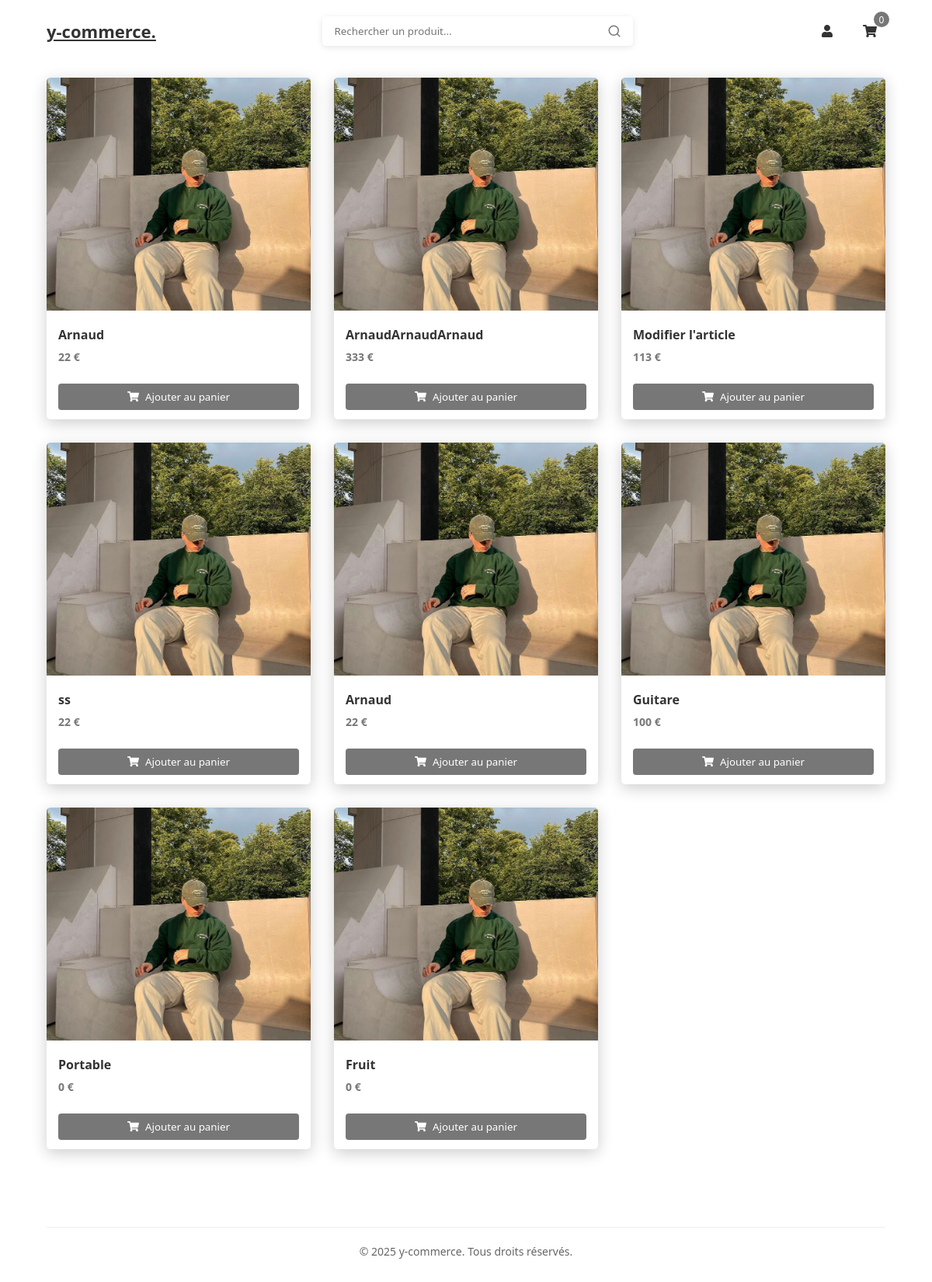
The app's page /, older data.
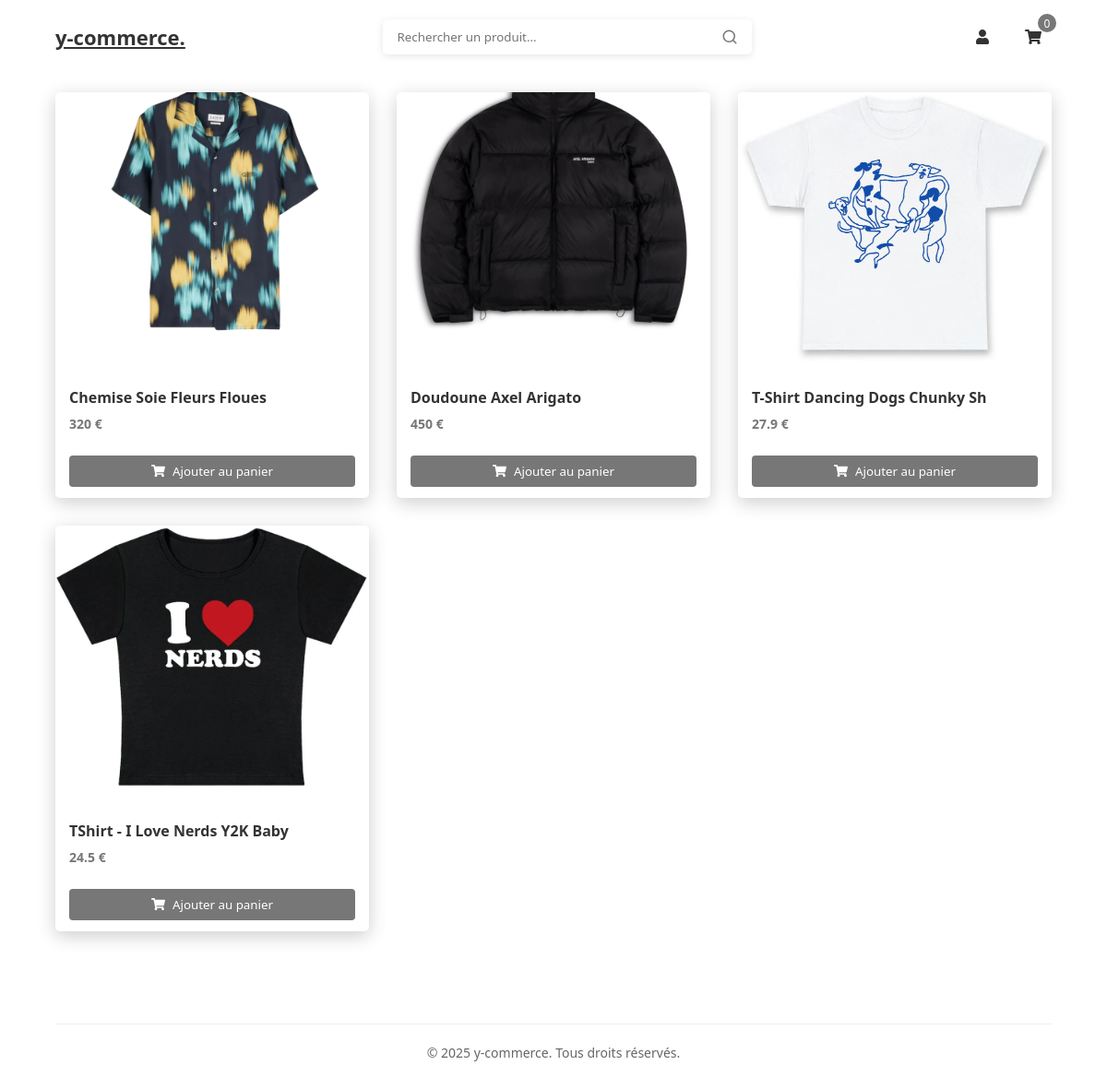
The same page, newer data.
### tables this page shows
CREATE TABLE `article` (
  `id` int(11) NOT NULL,
  `name` varchar(30) NOT NULL,
  `slug` varchar(128) NOT NULL,
  `description` text NOT NULL,
  `publication_date` date NOT NULL,
  `modification_date` date NOT NULL,
  `image_link` varchar(128) NOT NULL,
  `owner_id` int(11) NOT NULL,
  `price` float NOT NULL
);

### api/crud/crud_article.php (called while the page is built, shortened)
<?php
require_once dirname(__DIR__) . '/config/config.php';
function getAllArticles() {
    global $conn;
    $sql = "SELECT * FROM article ORDER BY publication_date DESC";
    $result = $conn ->query($sql);
    $articles = [];
    if ($result->num_rows > 0) {
        while ($row = $result->fetch_assoc()) {
            $articles[] = $row;
        }
    }
    return $articles;
}
?>

### index.php (the view, shortened to what this page needs)
<?php
    require_once "api/crud/crud_article.php";
?>
<!DOCTYPE html>
<html lang="fr">
<head>
    <link rel="stylesheet" href="https://cdnjs.cloudflare.com/ajax/libs/font-awesome/6.4.0/css/all.min.css">
    <link rel="stylesheet" href="css/style.css">
</head>
<body>
    <?php include "includes/navbar.php"; ?>
    <div class="main-content">
        <div class="products">
            <?php
            if (isset($_GET["search-bar"])) {
                $articles = getArticlesByName($_GET["search-bar"]);
            } else {
                $articles = getAllArticles();
            }
            foreach ($articles as $article):
            ?>
            <div class="product-card" onclick="window.location.href='article.php?id=<?= htmlspecialchars($article['id']) ?>&slug=<?= htmlspecialchars($article['slug']) ?>'">
                <img src="<?= htmlspecialchars($article['image_link']) ?>" alt="<?= htmlspecialchars($article['name']) ?>" class="product-image">
                <div class="product-info">
                    <div>
                        <h3 class="product-name"><?= htmlspecialchars($article["name"]) ?></h3>
                        <p class="product-price"><?= htmlspecialchars($article["price"]) ?> €</p>
                    </div>
                    <?php if (isset($_SESSION['cart'][$article['id']])): ?>
                        <div class="cart-controls" onclick="event.stopPropagation();">
                            <button class="quantity-btn quantity-btn-card" onclick="updateCart(<?= $article['id'] ?>, -1)">
                                <i class="fas fa-minus"></i>
                            </button>
                            <span class="quantity"><?= $_SESSION['cart'][$article['id']]['quantity'] ?></span>
                            <button class="quantity-btn quantity-btn-card" onclick="updateCart(<?= $article['id'] ?>, 1)">
                                <i class="fas fa-plus"></i>
                            </button>
                        </div>
                    <?php else: ?>
                        <button class="add-to-cart" onclick="event.stopPropagation(); addToCart(<?= htmlspecialchars($article['id']) ?>)">
                            <i class="fas fa-shopping-cart"></i> Ajouter au panier
                        </button>
                    <?php endif; ?>
                </div>
            </div>
            <?php endforeach; ?>
        </div>
    </div>
    <?php include 'includes/footer.php'; ?>
</body>
</html>

### includes/navbar.php (shortened to what this page needs)
<?php
require_once 'api/crud/crud_article.php';
?>
<nav class="navbar" id="navbar">
    <a class="brand" href="/y-commerce">y-commerce.</a>
    <form action="/y-commerce" method="get" class="search-bar">
        <input type="text" class="search-input" placeholder="Rechercher un produit..." name="search-bar">
    </form>
    <div class="nav-icons">
        <?php if (isset($_SESSION['user'])): ?>
            <a href="profile.php" class="user-info">
                <div class="user-avatar">
                    <?php
                        $user_session = getUserById($_SESSION["user"]);
                        echo strtoupper(substr($user_session["username"], 0, 1));
                    ?>
                </div>
                <span class="user-name"><?= htmlspecialchars($user_session["username"]) ?></span>
            </a>
            <a href="create_article.php" class="nav-icon" title="Créer un article">
                <i class="fas fa-plus"></i>
            </a>
            <?php if (isAdmin($_SESSION["user"])): ?>
                <a href="admin.php" class="nav-icon" title="Administration">
                    <i class="fas fa-cog"></i>
                </a>
            <?php endif; ?>
        <?php else: ?>
            <a href="login.php" class="nav-icon">
                <i class="fas fa-user"></i>
            </a>
        <?php endif; ?>
        <a href="cart.php" class="nav-icon">
            <i class="fas fa-shopping-cart"></i>
            <?php
            $count = 0;
            ?>
            <span class="cart-badge"><?= $count ?></span>
        </a>
    </div>
</nav>

### includes/footer.php (shortened to what this page needs)
<div class="footer">
    <div class="footer-bottom">
        <p>&copy; <?php echo date('Y'); ?> y-commerce. Tous droits réservés.</p>
    </div>
</div>

### css/style.css (style rules this page uses)
* { margin: 0; padding: 0; box-sizing: border-box; font-family: 'Segoe UI', Tahoma, Geneva, Verdana, sans-serif; }
body { background-color: #fff; }
.navbar { display: flex; justify-content: space-between; align-items: center; padding: 20px 5%; background: none; margin-bottom: 35px; position: fixed; top: 0; width: 100%; z-index: 1000; }
.nav-icons { display: flex; align-items: center; }
.nav-icon { position: relative; display: flex; align-items: center; justify-content: center; width: 40px; height: 40px; margin-left: 15px; color: #333; transition: color 0.3s; text-decoration: none; }
.cart-badge { position: absolute; top: -5px; right: -5px; background-color: #777; color: white; font-size: 12px; width: 20px; height: 20px; border-radius: 50%; display: flex; align-items: center; justify-content: center; }
.brand { font-size: 22px; font-weight: bold; color: #333; outline: none; appearance: none; }
.search-bar { display: flex; align-items: center; position: relative; }
.search-input { padding: 10px 40px 10px 15px; width: 400px; border: none; border-radius: 5px; outline: none; box-shadow: 0 2px 8px rgba(0, 0, 0, 0.1); }
.search-icon { position: absolute; right: 15px; color: #777; cursor: pointer; }
.main-content { display: flex; padding: 100px 5% 20px 5%; min-height: 100vh; gap: 30px; }
.products { flex: 1; display: grid; grid-template-columns: repeat(auto-fill, minmax(300px, 1fr)); align-items: start; flex-grow: 1; gap: 30px; }
.product-card { background-color: white; border-radius: 5px; overflow: hidden; box-shadow: 0 5px 20px rgba(0, 0, 0, 0.2); transition: transform 0.3s, box-shadow 0.3s; cursor: pointer; }
.product-image { width: 100%; height: 300px; object-fit: cover; }
.product-info { padding: 15px; display: flex; flex-direction: column; justify-content: space-between; gap: 15px; height: 135px; }
.product-name { font-size: 16px; color: #333; margin-bottom: 8px; }
.product-price { font-size: 14px; font-weight: bold; color: #777; margin-bottom: 10px; }
.add-to-cart { padding: 8px 15px; background-color: #777; color: white; border: none; border-radius: 4px; cursor: pointer; width: 100%; transition: background-color 0.3s; height: 42px; display: flex; align-items: center; justify-content: center; gap: 8px; }
.footer { background-color: none; padding: 40px 5% 20px; margin-top: 40px; }
.footer p { color: #666; line-height: 1.6; margin-bottom: 8px; }
.footer-bottom { border-top: 1px solid #eee; padding-top: 20px; text-align: center; color: #777; font-size: 14px; }

Row changes from the older to the newer data that the page shows:
removed article: image_link (picture), name "Arnaud", price "22"
removed article: image_link (picture), name "ArnaudArnaudArnaud", price "333"
removed article: image_link (picture), name "Modifier l'article", price "113"
removed article: image_link (picture), name "ss", price "22"
removed article: image_link (picture), name "Arnaud", price "22"
removed article: image_link (picture), name "Guitare", price "100"
removed article: image_link (picture), name "Portable", price "0"
removed article: image_link (picture), name "Fruit", price "0"
added article: image_link (picture), name "Chemise Soie Fleurs Floues", price "320"
added article: image_link (picture), name "Doudoune Axel Arigato", price "450"
added article: image_link (picture), name "T-Shirt Dancing Dogs Chunky Sh", price "27.9"
added article: image_link (picture), name "TShirt - I Love Nerds Y2K Baby", price "24.5"
